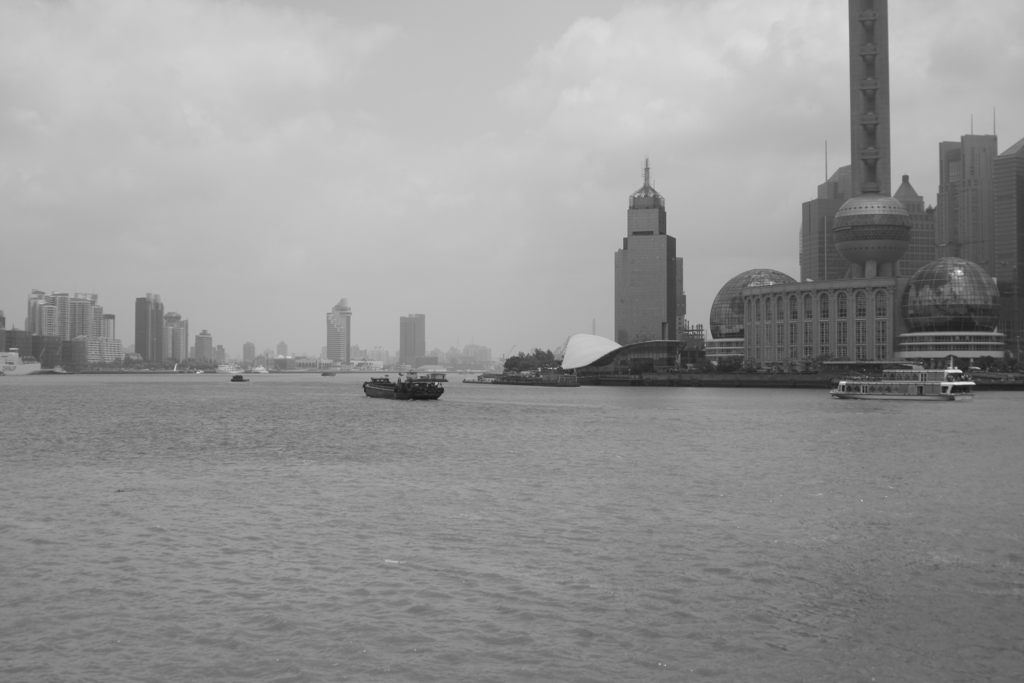
#> input picture dataset/1/1.jpeg, 1024 x 683 px
$ python main.py
#> lines starting #> are read from the running program, lines starting #| are printed output that depends on the picture
import numpy as np
import time
import cv2 as cv
import matplotlib.pyplot as plt
MIN_MATCH_COUNT=1
SIFT=1
ORB=2
SURF=3
SurfHessianThreshold=400
ORBkpCount=1000;

# [98 lines left out: functions generatePlots, testAndRecord, not called in this run]


def adjust_gamma(image, gamma=1.0):

   invGamma = 1.0 / gamma
   table = np.array([((i / 255.0) ** invGamma) * 255
      for i in np.arange(0, 256)]).astype("uint8")

   return cv.LUT(image, table)
# [5 lines left out: function rotate_image, not called in this run]
def scale_image(image,factor=2):
    res = cv.resize(image, None, fx=factor, fy=factor, interpolation=cv.INTER_CUBIC)
    return res

# [7 lines left out: function add_g_noise, not called in this run]
def smooth_image(image,kernelSize,s):
    blurred = cv.GaussianBlur(image, (kernelSize,kernelSize), s, None, s)  # FILTER (image,kernel size,sigmax,DST,sigmay)
    return  blurred
def panorama(img1,img2,img3,method=SIFT,lowesRatio=0.75,thRatio=0.5):
    kp1, des1 = extractAndDescribe(img2, method)
    kp2, des2 = extractAndDescribe(img3, method)

    matches = mathKeypoints(des1, des2,lowesRatio)

    M = homography(kp1, kp2, matches,thRatio)

    if M is None:
        SystemError

    (TM, mask) = M
    result1 = cv.warpPerspective(img3, TM, (img3.shape[1] + img2.shape[1], max(img3.shape[0],img2.shape[0])), None, cv.WARP_INVERSE_MAP)
    result1[0:img2.shape[0], 0:img2.shape[1]] = img2

    kp3, des3 = extractAndDescribe(img1, method)
    kp4, des4 = extractAndDescribe(result1, method)

    matches = mathKeypoints(des3, des4, lowesRatio)

    M = homography(kp3, kp4, matches,thRatio)

    if M is None:
        SystemError

    (TM, mask) = M
    result = cv.warpPerspective(result1, TM, (result1.shape[1] + img1.shape[1], max(result1.shape[0],img1.shape[0])), None,
                                cv.WARP_INVERSE_MAP)

    result[0:img1.shape[0], 0:img1.shape[1]] = img1
    return result

def extractAndDescribe(image,method=1):
    if(method == 1):
        sift = cv.xfeatures2d.SIFT_create()
        kp, des = sift.detectAndCompute(image, None)
        return (kp,des)

    elif(method == 2):
        orb = cv.ORB_create(ORBkpCount)
        kp, des = orb.detectAndCompute(image,None)
        return (kp,des)
    else:
        surf = cv.xfeatures2d.SURF_create(SurfHessianThreshold)
        kp, des = surf.detectAndCompute(image, None)
        return (kp,des)


def mathKeypoints(description1,description2,ratio=0.7):
    matcher = cv.BFMatcher(cv.NORM_L2SQR)
    rawMatches = matcher.knnMatch(description1, description2, 2)
    matches = []
    for m, n in rawMatches:
        if m.distance < ratio * n.distance:
            matches.append(m)
    return matches

def homography(img1KPs,img2KPs,matches,ratio=0.5):
    if len(matches) > MIN_MATCH_COUNT:
        src_pts = np.float32([img1KPs[m.queryIdx].pt for m in matches]).reshape(-1, 1, 2)
        dst_pts = np.float32([img2KPs[m.trainIdx].pt for m in matches]).reshape(-1, 1, 2)
        TM, mask = cv.findHomography(src_pts, dst_pts, cv.RANSAC, ratio)
        matchesMask=mask.ravel().tolist()
        return (TM,matchesMask)
    else:
        return None


def showImg(image,title):
    screen_res = 512, 512
    scale_width = screen_res[0] / image.shape[1]
    scale_height = screen_res[1] / image.shape[0]
    scale = min(scale_width, scale_height)
    window_width = int(image.shape[1] * scale)
    window_height = int(image.shape[0] * scale)
    cv.namedWindow(title, cv.WINDOW_NORMAL)
    cv.resizeWindow(title, window_width, window_height)
    cv.imshow(title, image)

# [15 lines left out: function autocrop, not called in this run]


#-----------------------------------------------------


scene='1'

img1= cv.imread('./dataset/'+scene+'/1.jpeg',cv.IMREAD_GRAYSCALE)
#> img1 is the input picture: shape (683, 1024); min 23, max 253, mean 149.2
img2 = cv.imread('./dataset/'+scene+'/2.jpeg',cv.IMREAD_GRAYSCALE)
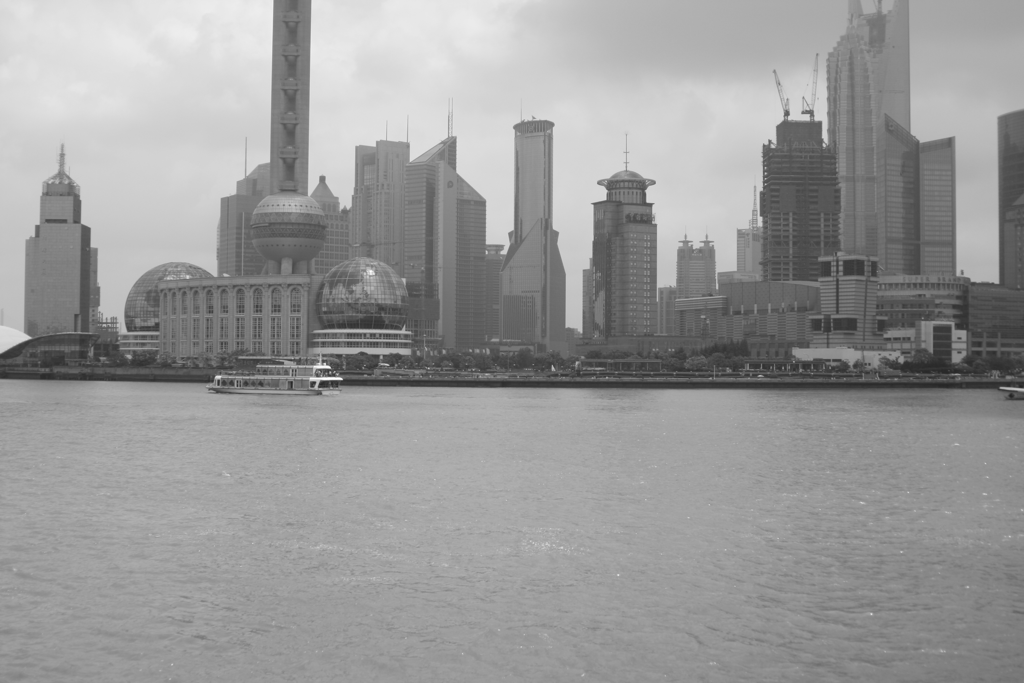
#> input picture dataset/1/2.jpeg, 1024 x 683 px
#> img2 is the input picture: shape (683, 1024); min 35, max 255, mean 153.2
img3 = cv.imread('./dataset/'+scene+'/3.jpeg',cv.IMREAD_GRAYSCALE)
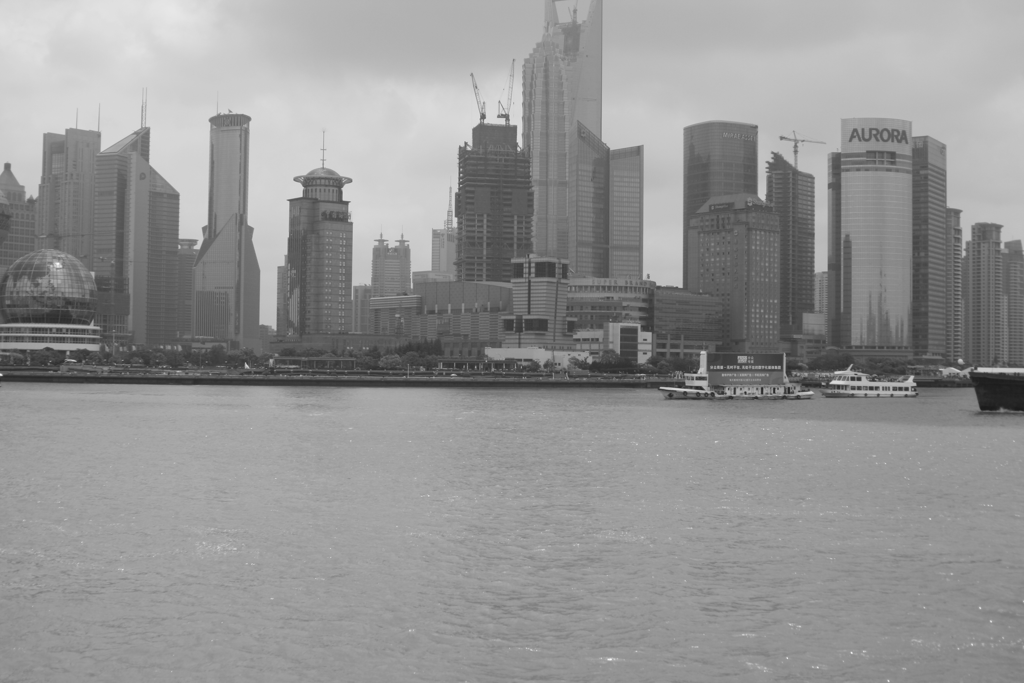
#> input picture dataset/1/3.jpeg, 1024 x 683 px
#> img3 is the input picture: shape (683, 1024); min 26, max 254, mean 147.6

method=ORB
SurfHessianThreshold=400
ORBkpCount=1000

#generatePlots(img1,img2,method)

img1=adjust_gamma(img1,5)
#> in adjust_gamma, `return cv.LUT(image, table)`:
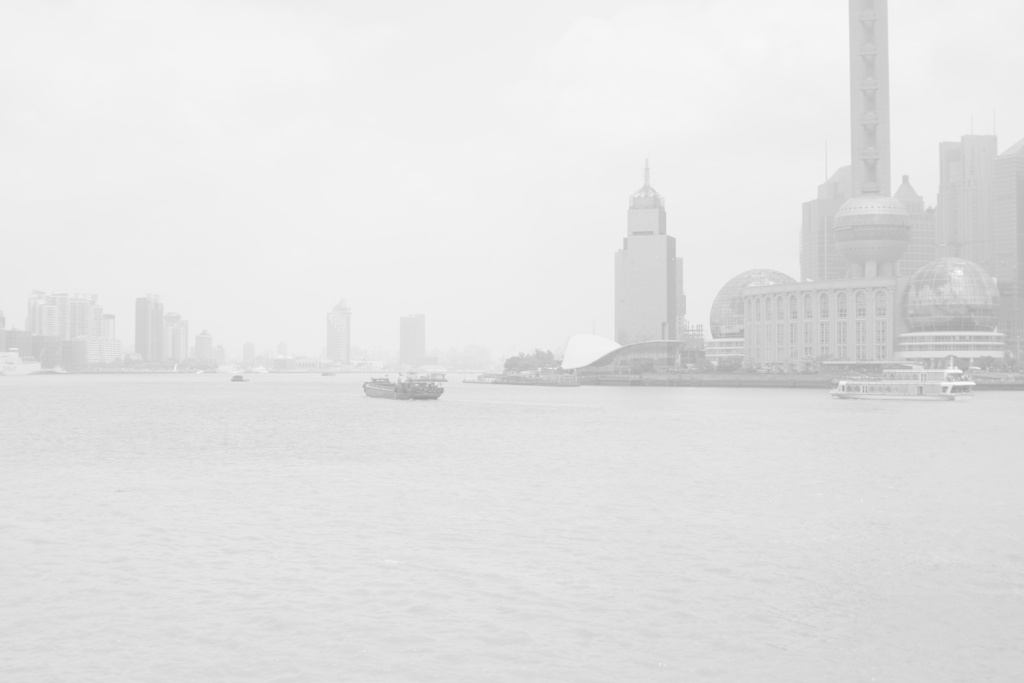
#> returned value: shape (683, 1024); min 157, max 254, mean 227.1
#img2=smooth_image(img2,7,5)
#img3=adjust_gamma(img3,.7)


(kp1,des1)=extractAndDescribe(img1,method)
#> in extractAndDescribe, `kp, des = orb.detectAndCompute(image,None)`: kp = 317 keypoints; strongest (x, y, size): (960, 371, 31), (952, 389, 44.6), (953, 385, 37.2), (955, 386, 44.6)
#> kp1 has the same summary as kp in extractAndDescribe
s=time.time()
(kp2,des2)=extractAndDescribe(img2,method)
#> in extractAndDescribe (call 2), `kp, des = orb.detectAndCompute(image,None)`: kp = 1000 keypoints; strongest (x, y, size): (329, 367, 31), (322, 380, 37.2), (340, 378, 31), (313, 382, 37.2)
#> kp2 has the same summary as kp in extractAndDescribe
matches=mathKeypoints(des1,des2)
#> in mathKeypoints, `rawMatches = matcher.knnMatch(description1, description2, 2)`: rawMatches = 317 matches
#> after the loop in mathKeypoints, `for m, n in rawMatches:`: matches = 34 matches
#> matches = 34 matches
p=time.time()-s
(kp3,des3)=extractAndDescribe(img3,method)
#> in extractAndDescribe (call 3), `kp, des = orb.detectAndCompute(image,None)`: kp = 1000 keypoints; strongest (x, y, size): (907, 389, 31), (831, 382, 31), (914, 384, 31), (702, 389, 31)
#> kp3 has the same summary as kp in extractAndDescribe
print(len(kp1))
#| 317
print(len(kp2))
#| 1000
print(p)
print(len(matches))
#| 34

draw_params = dict(matchColor = (0,255,0),singlePointColor = (255,0,0),matchesMask = None,flags = 0)
kp11=cv.drawKeypoints(img1,kp1,None,(255,0,0),0)
kp12=cv.drawKeypoints(img2,kp2,None,(255,0,0),0)
kp13=cv.drawKeypoints(img3,kp3,None,(255,0,0),0)
KPS= cv.drawMatches(img1,kp1,img2,kp2,matches,None,**draw_params)
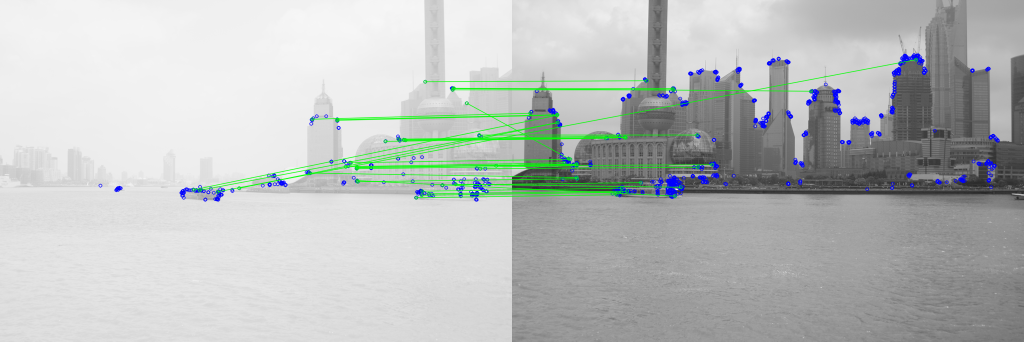
#> KPS: shape (683, 2048, 3) (shown at 1/2 size); mean of channels 0, 1, 2 188.3, 189.9, 185.9; drawn as B, G, R
KPS2= cv.drawMatches(img2,kp2,img3,kp3,matches,None,**draw_params)
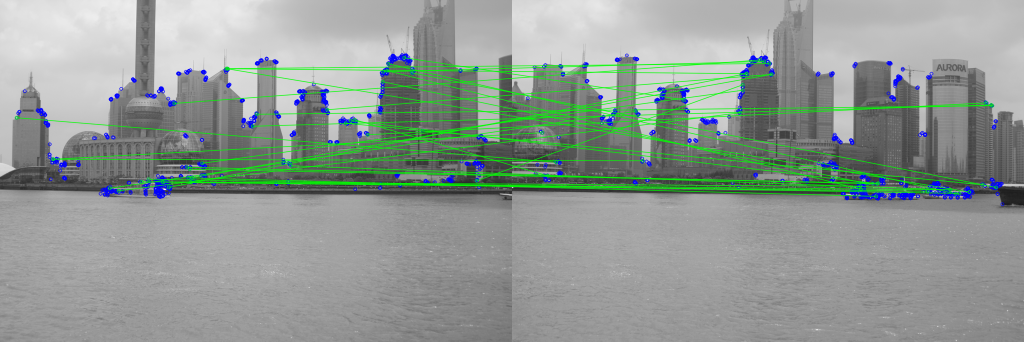
#> KPS2: shape (683, 2048, 3) (shown at 1/2 size); mean of channels 0, 1, 2 147.7, 153.6, 144.4; drawn as B, G, R

showImg(kp11,"Keypoints1")
cv.imwrite("keypoints1.jpg",kp11)
showImg(kp12,"Keypoints2")
cv.imwrite("keypoints2.jpg",kp12)
showImg(kp13,"Keypoints3")
cv.imwrite("keypoints3.jpg",kp13)
showImg(KPS,"KeyPS")
cv.imwrite("matches.jpg",KPS)
showImg(KPS2,"KeyPS2")
cv.imwrite("matches2.jpg",KPS2)
cv.waitKey(0)

rk=panorama(img1,img2,img3,method)
#> in extractAndDescribe (call 4), `kp, des = orb.detectAndCompute(image,None)`: kp = 1000 keypoints; strongest (x, y, size): (329, 367, 31), (322, 380, 37.2), (340, 378, 31), (313, 382, 37.2)
#> in panorama, `kp1, des1 = extractAndDescribe(img2, method)`: kp1 has the same summary as kp in extractAndDescribe
#> in extractAndDescribe (call 5), `kp, des = orb.detectAndCompute(image,None)`: kp = 1000 keypoints; strongest (x, y, size): (907, 389, 31), (831, 382, 31), (914, 384, 31), (702, 389, 31)
#> in panorama, `kp2, des2 = extractAndDescribe(img3, method)`: kp2 has the same summary as kp in extractAndDescribe
#> in mathKeypoints (call 2), `rawMatches = matcher.knnMatch(description1, description2, 2)`: rawMatches = 1000 matches
#> after the loop in mathKeypoints (call 2), `for m, n in rawMatches:`: matches = 369 matches
#> in homography, `src_pts = np.float32([img1KPs[m.queryIdx].pt for m in matches]).reshap..`: src_pts = 369 rows, first 8: [902, 362], [576, 362], [558, 233], [508, 233], [381, 364], [387, 364], [504, 253], [379, 338]
#> in homography, `dst_pts = np.float32([img2KPs[m.trainIdx].pt for m in matches]).reshap..`: dst_pts = 369 rows, first 8: [590, 363], [270, 360], [253, 228], [202, 228], [67, 360], [74, 360], [198, 248], [66, 333]
#> in homography, `TM, mask = cv.findHomography(src_pts, dst_pts, cv.RANSAC, ratio)`: TM = [[1.13, -0.00969, -355.7], [0.0542, 1.08, -37.17], [0.000125, 3.19e-06, 1]]; mask = 369 values, max 1 at index 3, min 0 at index 0, mean 0.182
#> in homography, `matchesMask=mask.ravel().tolist()`: matchesMask has the same summary as mask
#> in panorama, `result1[0:img2.shape[0], 0:img2.shape[1]] = img2`:
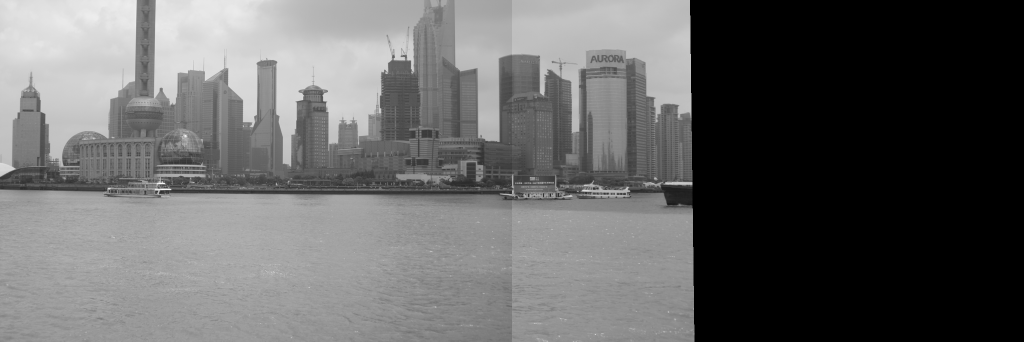
#> result1: shape (683, 2048) (shown at 1/2 size); min 0, max 255, mean 101.2
#> in extractAndDescribe (call 6), `kp, des = orb.detectAndCompute(image,None)`: kp = 317 keypoints; strongest (x, y, size): (960, 371, 31), (952, 389, 44.6), (953, 385, 37.2), (955, 386, 44.6)
#> in panorama, `kp3, des3 = extractAndDescribe(img1, method)`: kp3 has the same summary as kp in extractAndDescribe
#> in extractAndDescribe (call 7), `kp, des = orb.detectAndCompute(image,None)`: kp = 1000 keypoints; strongest (x, y, size): (1381, 366, 53.6), (1382, 366, 44.6), (1381, 367, 64.3), (1021, 387, 31)
#> in panorama, `kp4, des4 = extractAndDescribe(result1, method)`: kp4 has the same summary as kp in extractAndDescribe
#> in mathKeypoints (call 3), `rawMatches = matcher.knnMatch(description1, description2, 2)`: rawMatches = 317 matches
#> after the loop in mathKeypoints (call 3), `for m, n in rawMatches:`: matches = 41 matches
#> in homography (call 2), `src_pts = np.float32([img1KPs[m.queryIdx].pt for m in matches]).reshap..`: src_pts = 41 rows, first 8: [850, 163], [907, 176], [624, 238], [962, 273], [992, 331], [691, 333], [713, 337], [620, 346]
#> in homography (call 2), `dst_pts = np.float32([img2KPs[m.trainIdx].pt for m in matches]).reshap..`: dst_pts = 41 rows, first 8: [268.8, 160.8], [598, 182], [36, 226], [373, 273], [400, 329], [104, 325], [129, 331], [486, 243]
#> in panorama, `(TM, mask) = M`: TM = [[0.0195, -0.193, 81.43], [-0.267, -0.0516, 286.4], [-0.000752, -0.000667, 1]]; mask = 41 values, max 1 at index 11, min 0 at index 0, mean 0.146
#> in panorama, `result[0:img1.shape[0], 0:img1.shape[1]] = img1`:
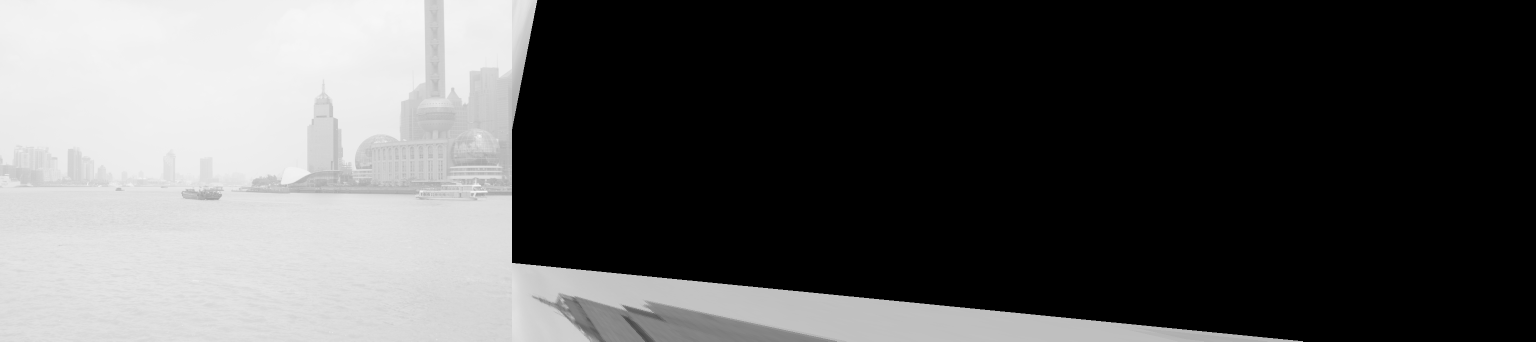
#> result: shape (683, 3072) (shown at 1/2 size); min 0, max 254, mean 87.1
showImg(rk,"res")
cv.imwrite("result.jpg",rk)
cv.waitKey(0)


# [14 lines of commented-out code are left out]
